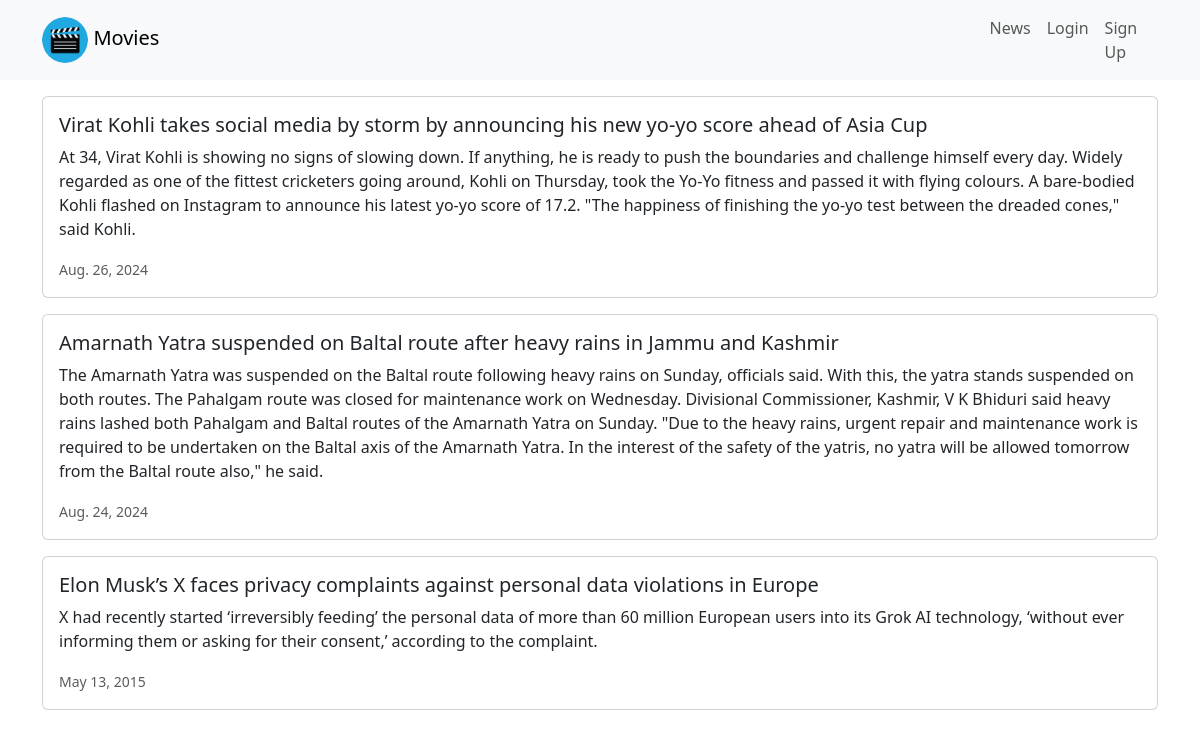
Page /news/ on the committed database.
### news/models.py (models this page shows, shortened)
class News(models.Model):
    headline = models.CharField(max_length=200)
    body = models.TextField()
    date = models.DateField()

### news/views.py (the view)
# urls.py: path('news/',include('news.urls')),
def news(request):
    newss = News.objects.all().order_by('-date')
    return render(request, 'news.html', {'newss':newss})

### news/templates/news.html
{% extends "main.html" %}
{% block content %}
{% for i in newss %}
<div class="card mb-3">
	<div class="row g-0">
		<div>
			<div class="card-body">
				<h5 class="card-title">
					{{ i.headline }}
				</h5>
				<p class="card-text">
					{{ i.body }}
				</p>
				<p class="card-text">
					<small class="text-muted">
					{{ i.date }}
					</small>
				</p>
			</div>
		</div>
	</div>
</div>
{% endfor %}
{% endblock content %}

### rows in the picture
News: headline "Virat Kohli takes social media by storm by announcing his new yo-yo score ahead of Asia Cup", body "At 34, Virat Kohli is showing no signs of slowing down. If anything, he is ready to push the boundaries and challenge himself every day. Widely regarded as one of the fittest cricketers going around, Kohli on Thursday, took the Yo-Yo fitness and passed it with flying colours. A bare-bodied Kohli flashed on Instagram to announce his latest yo-yo score of 17.2. \"The happiness of finishing the yo-yo test between the dreaded cones,\" said Kohli.", date "Aug. 26, 2024"
News: headline "Amarnath Yatra suspended on Baltal route after heavy rains in Jammu and Kashmir", body "The Amarnath Yatra was suspended on the Baltal route following heavy rains on Sunday, officials said. With this, the yatra stands suspended on both routes. The Pahalgam route was closed for maintenance work on Wednesday. Divisional Commissioner, Kashmir, V K Bhiduri said heavy rains lashed both Pahalgam and Baltal routes of the Amarnath Yatra on Sunday. \"Due to the heavy rains, urgent repair and maintenance work is required to be undertaken on the Baltal axis of the Amarnath Yatra. In the interest of the safety of the yatris, no yatra will be allowed tomorrow from the Baltal route also,\" he said.", date "Aug. 24, 2024"
News: headline "Elon Musk’s X faces privacy complaints against personal data violations in Europe", body "X had recently started ‘irreversibly feeding’ the personal data of more than 60 million European users into its Grok AI technology, ‘without ever informing them or asking for their consent,’ according to the complaint.", date "May 13, 2015"
